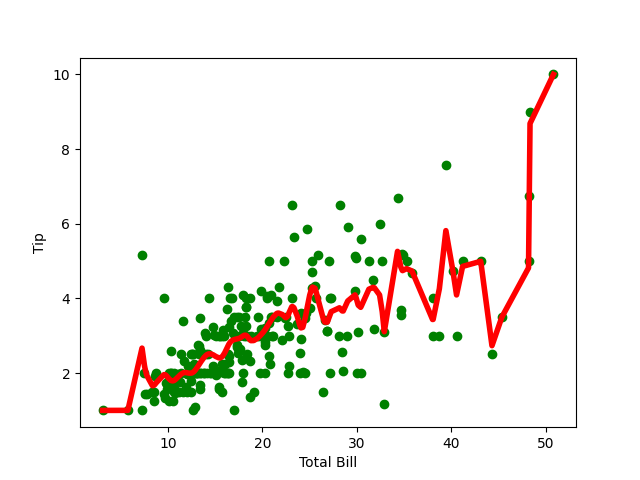

The Python source for this figure:
import matplotlib.pyplot as plt
import pandas as pd
import numpy as np
def kernel(point,xmat,k):
    m,n = np.shape(xmat)
    weights = np.mat(np.eye((m)))
    for j in range(m):
        diff=point - X[j]
        weights[j,j] = np.exp(diff*diff.T/(-2.0*k**2))
    return weights

def localWeight(point,xmat,ymat,k):
    wei=kernel(point,xmat,k)
    W=(X.T*(wei*X)).I*(X.T*(wei*ymat.T))
    return W

def localweightregression(xmat,ymat,k):
    m,n=np.shape(xmat)
    ypred=np.zeros(m)
    for i in range(m):
        ypred[i]=xmat[i]*localWeight(xmat[i],xmat,ymat,k)
    return ypred

def graphplot(X,ypred):
    sortindex=X[:,1].argsort(0)
    xsort=X[sortindex][:,0]
    fig=plt.figure()
    ax=fig.add_subplot(1,1,1)
    ax.scatter(bill,tip,color='green')
    ax.plot(xsort[:,1],ypred[sortindex],color='red',linewidth=4)
    plt.xlabel('Total Bill')
    plt.ylabel('Tip')
    plt.show()

data=pd.read_csv('data10_tips.csv')
bill=np.array(data.total_bill)
tip=np.array(data.tip)
mbill=np.mat(bill)
mtip=np.mat(tip)
m=np.shape(mbill)[1]
one=np.mat(np.ones(m))
X=np.hstack((one.T,mbill.T))
ypred=localweightregression(X,mtip,0.5)
graphplot(X,ypred)
